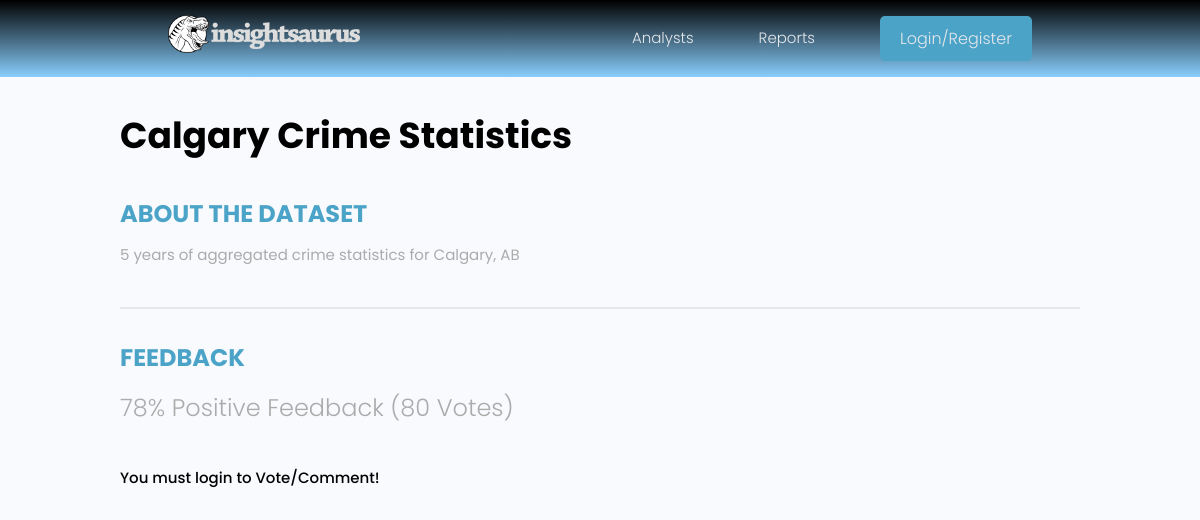
The page /dataset/5a0963b7-0ac5-4441-950f-58e4f02101c7/ on the database as committed earlier.
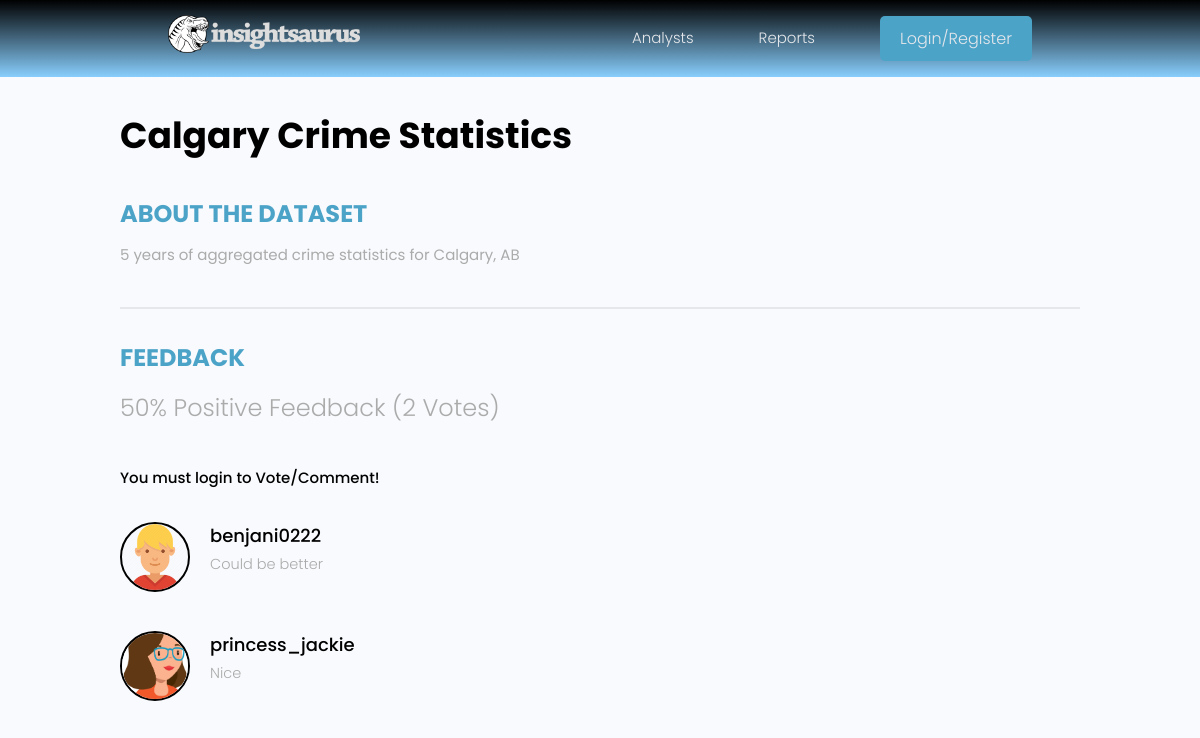
The same page on the database as committed later.
### datasets/models.py (models this page shows, shortened)
class Dataset(models.Model):
    title = models.CharField(max_length=200)
    description = models.TextField(null=True, blank=True)
    dataset_image = models.ImageField(null=True, blank=True, default="default.jpg")
    source_link = models.CharField(max_length=2000, null=True, blank=True)
    tags = models.ManyToManyField('Tag', blank=True)
    vote_total = models.IntegerField(default=0, null=True, blank=True)
    vote_ratio = models.IntegerField(default=0, null=True, blank=True)
    created = models.DateTimeField(auto_now_add=True)
    id_num = models.UUIDField(default=uuid.uuid4, unique=True, primary_key=True, editable=False)

class Review(models.Model):
    VOTE_TYPE = (
        ('up', 'Upvote'),
        ('down', 'Downvote'),
    )
    owner = models.ForeignKey(Profile, on_delete=models.CASCADE, null=True)
    dataset = models.ForeignKey(Dataset, on_delete=models.CASCADE)
    reviewBody = models.TextField(null=True, blank=True)
    value = models.CharField(max_length=200, choices=VOTE_TYPE)
    created = models.DateTimeField(auto_now_add=True)
    id_num = models.UUIDField(default=uuid.uuid4, unique=True, primary_key=True, editable=False)
    class Meta:
        unique_together = [['owner', 'dataset']]

### users/models.py (models this page shows, shortened)
class Profile(models.Model):
    user = models.OneToOneField(User, on_delete=models.CASCADE, null=True, blank=True)
    name = models.CharField(max_length=200, blank=True, null=True)
    email = models.EmailField(max_length=200, blank=True, null=True)
    username = models.CharField(max_length=200, blank=True, null=True)
    location = models.CharField(max_length=200, blank=True, null=True)
    short_bio = models.CharField(max_length=200, blank=True, null=True)
    bio = models.CharField(max_length=2000, blank=True, null=True)
    profile_image = models.ImageField(null=True, blank=True, upload_to='profiles/', default="profiles/default-profile.png")
    available = models.BooleanField(default=False)
    created = models.DateTimeField(auto_now_add=True)
    id_num = models.UUIDField(default=uuid.uuid4, unique=True, primary_key=True, editable=False)

### datasets/views.py (the view, shortened to what this page needs)
# urls.py: path('dataset/<str:pk>/', views.dataset, name="dataset"),
def dataset(request, pk):
    datasetObj = Dataset.objects.get(id_num=pk)
    has_reviewed = user_has_reviewed(request.user, datasetObj)
    form = ReviewForm()
    return render(request, 'datasets/single-dataset.html', {'dataset':datasetObj, 'form':form, 'has_reviewed': has_reviewed,})

### datasets/views.py (called while the page is built, shortened)
def user_has_reviewed(user, dataset):
    if isinstance(user, AnonymousUser) or not user.is_authenticated:
        return False, None

### datasets/templates/datasets/single-dataset.html
{% extends "main.html" %}
{% block content%}
<main class="singleProject my-md">
    <div class="container">
        <div class="column column--2of3">
          <h2 class="singleProject__title">{{dataset.title}}</h2>
          <h3 class="singleProject__subtitle">About the Dataset</h3>
          <div class="singleProject__info">
            {{dataset.description}}
          </div>
          <div class="comments">
            <h3 class="singleProject__subtitle">Feedback</h3>
            <h5 class="project--rating">
              {{dataset.vote_ratio}}% Positive Feedback ({{dataset.vote_total}} Vote{{dataset.vote_total|pluralize:"s"}})
            </h5>
        {% if user.is_authenticated %}
          {% if has_reviewed %}
            <p>You have already submitted a Vote/Comment!</p>
          {% elif request.user.is_authenticated %}
              <form class="form" action="{% url 'dataset' dataset.id_num %}" method="POST">
                  {% csrf_token %}
                  {% for field in form %}
                      <div class="form__field">
                          <label for="formInput#textarea">{{field.label}}</label>
                          {{field}}
                      </div>
                  {% endfor %}
                  <input class="btn btn--sub btn--lg" type="submit" value="Vote/Comment" />
              </form>
            {% endif %}
          {% else %}
          <a href="{% url 'login' %}?next={{request.path}}">You must login to Vote/Comment!</a>
        {% endif %}
            <div class="commentList">
              {% for review in dataset.review_set.all %}
              {% if review.reviewBody %}
              <div class="comment">
                  <a href="{% url 'user-profile' review.owner.id_num  %}">
                      <img class="avatar avatar--md" src="{{review.owner.profile_image.url}}" alt="user" />
                  </a>
                  <div class="comment__details">
                      <a href="{% url 'user-profile' review.owner.id_num  %}"
                          class="comment__author">{{review.owner.username}}</a>
                      <p class="comment__info">{{review.reviewBody|linebreaksbr}}</p>
                  </div>
              </div>
              {% endif %}
              {% endfor %}
              </div>
            </div>
          </div>
        </div>
  </main>
{% endblock content %}

Rows that differ between the two databases and show on the page:
changed Dataset "Calgary Crime Statistics": vote_ratio "78" → "50"; vote_total "80" → "2"
added Review: owner.profile_image (picture), owner.username "benjani0222", reviewBody "Could be better"
added Review: owner.profile_image (picture), owner.username "princess_jackie", reviewBody "Nice"
